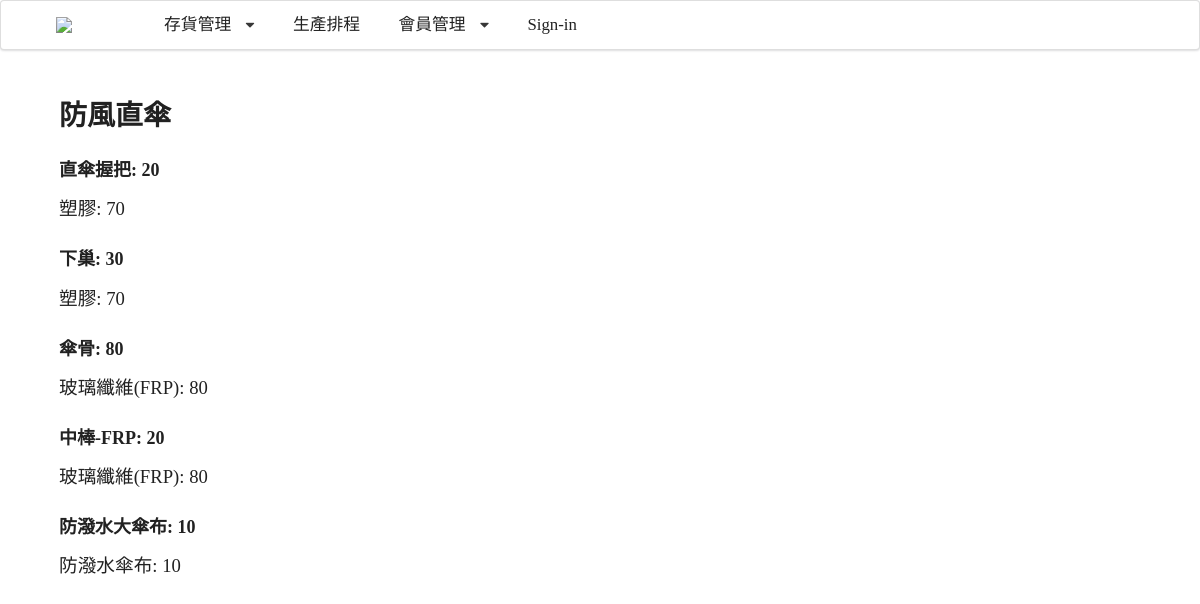
The page /inventory/product/2 on the database its author committed.
### apps/inventory/models.py (models this page shows, shortened)
class Product(models.Model):
    number = models.PositiveIntegerField(blank=True, null=True)
    UV = '抗UV'
    WIND = '防風'
    LIGHT = '輕量'
    FEATURE_CHOICES = (
        (UV, '抗UV'),
        (WIND, '防風'),
        (LIGHT, '輕量')
    )
    u_feature = models.CharField(
        max_length=50,
        choices=FEATURE_CHOICES,
        null=True,
    )
    STRAIGHT = '直傘'
    AUTO_F = '自動摺傘'
    MANUAL_F = '手開摺傘'
    TYPE_CHOICES = (
        (STRAIGHT, '直傘'),
        (AUTO_F, '自動摺傘'),
        (MANUAL_F, '手開摺傘')
    )
    u_type = models.CharField(
        max_length=50,
        choices=TYPE_CHOICES,
        null=True,
    )
    inventory = models.PositiveIntegerField(blank=True, null=True)
    level =  models.PositiveIntegerField(blank=True, null=True)
    components_required = models.ManyToManyField(Component, blank=True)
    @property
    def name(self):
        return '{}{}'.format(self.u_feature, self.u_type)

class Component(models.Model):
    number = models.PositiveIntegerField(blank=True, null=True)
    number_needed = models.PositiveIntegerField(blank=True, null=True)
    name = models.CharField(max_length=30, null=True)
    inventory = models.PositiveIntegerField(blank=True, null=True)
    level =  models.PositiveIntegerField(blank=True, null=True)
    required_material = models.ForeignKey(Material, on_delete=models.SET_NULL, null=True)
    weight = models.PositiveIntegerField(blank=True, null=True)

class Material(models.Model):
    number = models.PositiveIntegerField(blank=True, null=True)
    name = models.CharField(max_length=30, null=True)
    inventory = models.PositiveIntegerField(blank=True, null=True)
    level =  models.PositiveIntegerField(blank=True, null=True)

### apps/inventory/views.py (the view)
# urls.py: path('product/<int:pk>', ProductDetail.as_view(), name='product_detail'),
class ProductDetail(DetailView):
    model = Product
    template_name = 'modules/inventory/product_detail.html'
    context_object_name = 'product'

### templates/modules/inventory/product_detail.html
{% extends 'base/layout.html' %}
{% block main %}
<h1>{{ product.name }}</h1>
{% for component in product.components_required.all %}
    <h3>{{ component.name }}: {{ component.inventory }}</h3>
    <p>{{ component.required_material.name }}: {{component.required_material.inventory}}</p>
{% endfor %}
{% endblock %}

### static/stylesheets/index.css (style rules this page uses)
h1, h2, h3, h4, h5 { font-family: Microsoft JhengHei!important; }
main p { font-size: 14pt; }

### rows shown on the page
Product: name "防風直傘"
Component: name "直傘握把", inventory "20", required_material.name "塑膠", required_material.inventory "70"
Component: name "下巢", inventory "30", required_material.name "塑膠", required_material.inventory "70"
Component: name "傘骨", inventory "80", required_material.name "玻璃纖維(FRP)", required_material.inventory "80"
Component: name "中棒-FRP", inventory "20", required_material.name "玻璃纖維(FRP)", required_material.inventory "80"
Component: name "防潑水大傘布", inventory "10", required_material.name "防潑水傘布", required_material.inventory "10"
